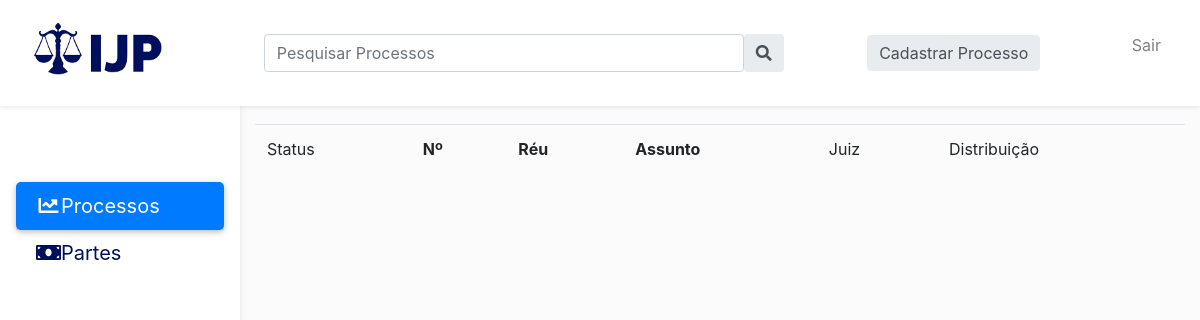
The app's page /, older data.
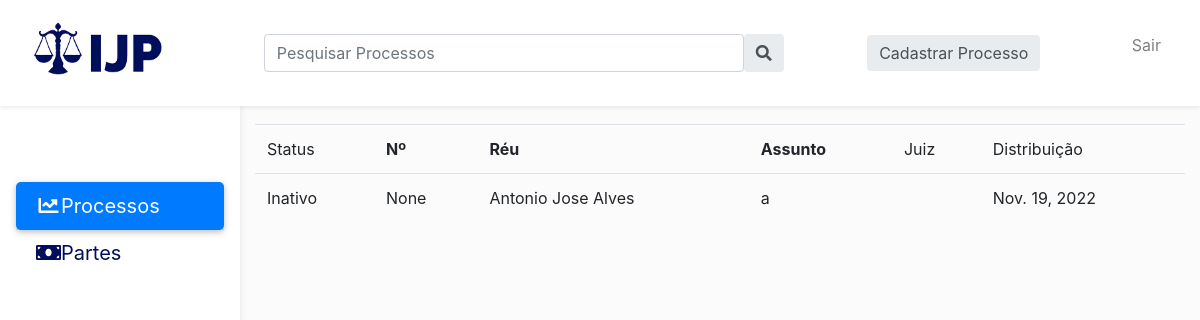
The same page, newer data.
### process/models.py (models this page shows)
class Process (models.Model):
    number = models.CharField(
        max_length=25, unique=True, null=True, blank=True)
    class_project = models.CharField(max_length=50)
    court = models.CharField(max_length=50)
    forum = models.CharField(max_length=50)
    subject = models.CharField(max_length=50)
    organ = models.CharField(max_length=50, null=True, blank=True)
    area = models.CharField(max_length=50, null=True, blank=True)
    county = models.CharField(max_length=50, null=True, blank=True)
    controll = models.CharField(max_length=50, null=True, blank=True)
    distribution = models.DateField(auto_now_add=True)
    jugde = models.CharField(max_length=100)
    value = models.FloatField()
    status = models.BooleanField(default=True)
    slug = models.SlugField(null=True, blank=True)

### process/views/admin_processes_views.py (the view)
# urls.py: path('', views.ProcessList.as_view(), name='list'),
class ProcessList(ListView):
    model = Process
    context_object_name = 'processes'
    ordering = ['-distribution']
    template_name = 'adm/processList.html'
    def get_queryset(self, *args, **kwargs):
        qs = super().get_queryset(*args, **kwargs)
        return qs
    def get_context_data(self, *args, **kwargs):
        ctx = super().get_context_data(*args, **kwargs)
        ctx.update({"active": 1, 'tag': 'Processo'})
        return ctx

### templates/adm/processList.html
{% extends 'adm/baseAdmin.html' %}
{% block searchInput %}
<form class="d-none d-md-flex input-group w-auto my-auto">
  <input name="search" autocomplete="off" type="search" class="form-control rounded"
    placeholder='Pesquisar Processos' style="min-width: 10px; width:60vh;" />
  <span class="input-group-text border-0"><i class="fas fa-search"></i></span>
</form>
{% endblock searchInput %}
{%block button%}
<form method="GET" class="d-none d-md-flex input-group w-auto my-auto">
  <a href="{% url 'process:register'  %}" type="button" class="btn input-group-text border-0">Cadastrar {{tag}}</a>
</form>
{% endblock %}
{%block content%}
<table class="table table-stripped">
    <tbody>
      <tr>
        <td>Status</td>
        <td><b>Nº</b></td>
        <td><b>Réu</b></td>
        <td><b>Assunto</b></td>
        <td>Juiz</td>
        <td>Distribuição</td>
      </tr>
      {% for i in processes  %}
      <tr>
        {% if  i.status%}
        <td>Ativo</td>
        {%else %}
        <td>Inativo</td>
        {% endif %}
      <td>{{i.number}}</td>
        <td>Antonio Jose Alves</td>
        <td>{{i.subject}}</td>
        <td></td>
        <td>{{i.distribution}}</td>
      </tr>
      {% endfor %}
    </tbody>
  </table>
{% endblock %}

Row changes from the older to the newer data that the page shows:
added Process: status "Inativo", number "None", subject "a", distribution "Nov. 19, 2022"
